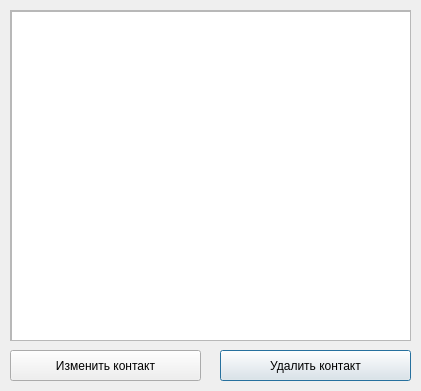
<?xml version="1.0" encoding="UTF-8"?>
<ui version="4.0">
 <class>Dialog</class>
 <widget class="QDialog" name="Dialog">
  <property name="geometry">
   <rect>
    <x>0</x>
    <y>0</y>
    <width>421</width>
    <height>391</height>
   </rect>
  </property>
  <property name="windowTitle">
   <string>Dialog</string>
  </property>
  <widget class="QFrame" name="frame">
   <property name="geometry">
    <rect>
     <x>10</x>
     <y>10</y>
     <width>401</width>
     <height>331</height>
    </rect>
   </property>
   <property name="frameShape">
    <enum>QFrame::StyledPanel</enum>
   </property>
   <property name="frameShadow">
    <enum>QFrame::Raised</enum>
   </property>
   <widget class="QScrollArea" name="scrollArea">
    <property name="geometry">
     <rect>
      <x>0</x>
      <y>0</y>
      <width>401</width>
      <height>331</height>
     </rect>
    </property>
    <property name="widgetResizable">
     <bool>true</bool>
    </property>
    <widget class="QWidget" name="scrollAreaWidgetContents">
     <property name="geometry">
      <rect>
       <x>0</x>
       <y>0</y>
       <width>399</width>
       <height>329</height>
      </rect>
     </property>
     <widget class="QTableWidget" name="tableWidget">
      <property name="geometry">
       <rect>
        <x>0</x>
        <y>0</y>
        <width>401</width>
        <height>331</height>
       </rect>
      </property>
      <attribute name="horizontalHeaderDefaultSectionSize">
       <number>133</number>
      </attribute>
      <attribute name="verticalHeaderVisible">
       <bool>false</bool>
      </attribute>
     </widget>
    </widget>
   </widget>
  </widget>
  <widget class="QPushButton" name="deleteButton">
   <property name="geometry">
    <rect>
     <x>220</x>
     <y>350</y>
     <width>191</width>
     <height>31</height>
    </rect>
   </property>
   <property name="cursor">
    <cursorShape>ArrowCursor</cursorShape>
   </property>
   <property name="text">
    <string>Удалить контакт</string>
   </property>
  </widget>
  <widget class="QPushButton" name="editButton">
   <property name="geometry">
    <rect>
     <x>10</x>
     <y>350</y>
     <width>191</width>
     <height>31</height>
    </rect>
   </property>
   <property name="text">
    <string>Изменить контакт</string>
   </property>
  </widget>
 </widget>
 <resources/>
 <connections/>
</ui>
